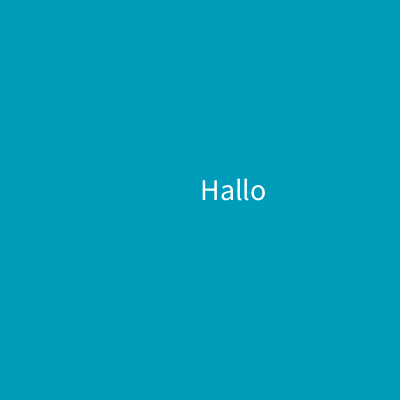
Frame 1 (no input)
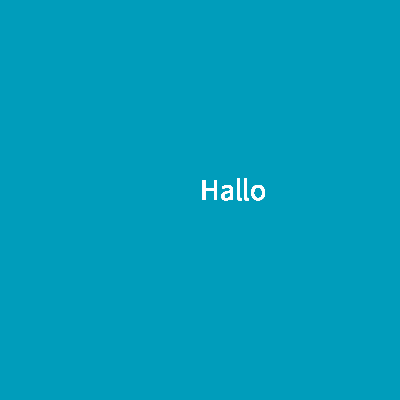
Frame 60 (the mouse pressed at the canvas centre just before this capture)
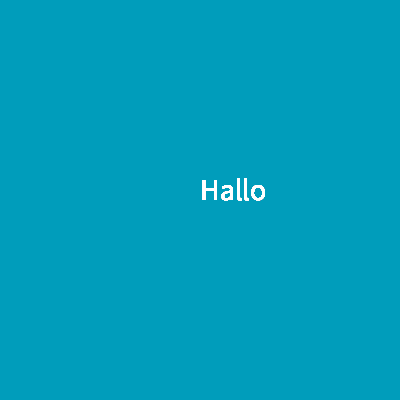
Frame 120 (the mouse held since frame 60 and released just before this capture)

The Processing sketch that drew these frames (run headless with seeded random() and noise(); from frame 60 on, the mouse is pressed at the canvas centre):

// Processing sketch: processing_176912
// ── processing_176912.pde

// Rumpelstilzchen
// 08.12.2014

/*Aufgabenstellung
Schreibe ein Programm, das einen selbst gewaehlten Text an der aktuellen Mausposition erscheinen laesst und ihn anschliessend langsam wieder ausblendet. 
Hinweis: In Abschnitt 2 (Aufbau von Programmen und eingebaute Variablen) findest du ein Beispiel, in dem eine Ellipse ausgeblendet wird. 
*/
String bspText = "Hallo";

void setup(){
size(400,400);
background(0,157,187);
smooth();
}

void draw(){
textSize(30);
text(bspText,200,200);
}
